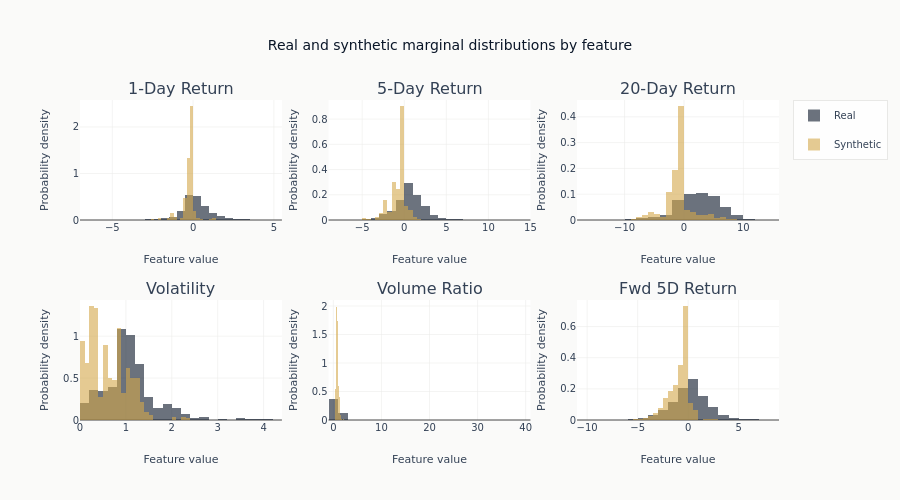

Source (notebook cell):
### Markdown cell above
## 6. Visualize Distributions

### Code cell
# Numerical distributions
fig = make_subplots(
    rows=2,
    cols=3,
    subplot_titles=[
        "1-Day Return",
        "5-Day Return",
        "20-Day Return",
        "Volatility",
        "Volume Ratio",
        "Fwd 5D Return",
    ],
)

plot_cols = ["ret_1d", "ret_5d", "ret_20d", "volatility", "volume_ratio", "fwd_ret_5d"]
positions = [(1, 1), (1, 2), (1, 3), (2, 1), (2, 2), (2, 3)]

for idx, (col, (row, col_num)) in enumerate(zip(plot_cols, positions, strict=False)):
    if col in synthetic_df.columns:
        synth_vals = pd.to_numeric(synthetic_df[col], errors="coerce").dropna()
        showlegend = idx == 0  # only one legend entry per series
        fig.add_trace(
            go.Histogram(
                x=df[col],
                name="Real",
                opacity=0.6,
                marker_color=COLORS["blue"],
                nbinsx=30,
                histnorm="probability density",
                showlegend=showlegend,
                legendgroup="real",
            ),
            row=row,
            col=col_num,
        )
        fig.add_trace(
            go.Histogram(
                x=synth_vals,
                name="Synthetic",
                opacity=0.6,
                marker_color=COLORS["amber"],
                nbinsx=30,
                histnorm="probability density",
                showlegend=showlegend,
                legendgroup="synthetic",
            ),
            row=row,
            col=col_num,
        )

fig.update_yaxes(title_text="Probability density")
fig.update_xaxes(title_text="Feature value")
fig.update_layout(
    title="Real and synthetic marginal distributions by feature",
    height=500,
    showlegend=True,
    barmode="overlay",
    template="ml4t",
)
show_plotly_with_alt(
    fig,
    "Six overlaid histogram panels, one per feature, each showing the real and "
    "synthetic distributions together. In the four return panels the synthetic "
    "distribution is a tall narrow spike at zero against a much wider real "
    "distribution. In the volatility panel the synthetic mass peaks at a lower value "
    "than the real one rather than on top of it, and in the volume ratio panel it is "
    "concentrated in a single narrow spike near the left edge.",
)

### Figure 1 — Plotly figure (JSON) as saved in the notebook; plotly's stock layout.template omitted (floating-point values rounded to 4 significant figures; data arrays with more than 128 entries replaced by an {"elided": "..."} marker saying what was removed)
{"data": [{"histnorm": "probability density", "legendgroup": "real", "marker": {"color": "#0a1628"}, "name": "Real", "nbinsx": 30, "opacity": 0.6, "showlegend": true, "type": "histogram", "x": {"elided": "2000 float values"}, "xaxis": "x", "yaxis": "y"}, {"histnorm": "probability density", "legendgroup": "synthetic", "marker": {"color": "#D4A84B"}, "name": "Synthetic", "nbinsx": 30, "opacity": 0.6, "showlegend": true, "type": "histogram", "x": {"elided": "500 float values"}, "xaxis": "x", "yaxis": "y"}, {"histnorm": "probability density", "legendgroup": "real", "marker": {"color": "#0a1628"}, "name": "Real", "nbinsx": 30, "opacity": 0.6, "showlegend": false, "type": "histogram", "x": {"elided": "2000 float values"}, "xaxis": "x2", "yaxis": "y2"}, {"histnorm": "probability density", "legendgroup": "synthetic", "marker": {"color": "#D4A84B"}, "name": "Synthetic", "nbinsx": 30, "opacity": 0.6, "showlegend": false, "type": "histogram", "x": {"elided": "500 float values"}, "xaxis": "x2", "yaxis": "y2"}, {"histnorm": "probability density", "legendgroup": "real", "marker": {"color": "#0a1628"}, "name": "Real", "nbinsx": 30, "opacity": 0.6, "showlegend": false, "type": "histogram", "x": {"elided": "2000 float values"}, "xaxis": "x3", "yaxis": "y3"}, {"histnorm": "probability density", "legendgroup": "synthetic", "marker": {"color": "#D4A84B"}, "name": "Synthetic", "nbinsx": 30, "opacity": 0.6, "showlegend": false, "type": "histogram", "x": {"elided": "500 float values"}, "xaxis": "x3", "yaxis": "y3"}, {"histnorm": "probability density", "legendgroup": "real", "marker": {"color": "#0a1628"}, "name": "Real", "nbinsx": 30, "opacity": 0.6, "showlegend": false, "type": "histogram", "x": {"elided": "2000 float values"}, "xaxis": "x4", "yaxis": "y4"}, {"histnorm": "probability density", "legendgroup": "synthetic", "marker": {"color": "#D4A84B"}, "name": "Synthetic", "nbinsx": 30, "opacity": 0.6, "showlegend": false, "type": "histogram", "x": {"elided": "500 float values"}, "xaxis": "x4", "yaxis": "y4"}, {"histnorm": "probability density", "legendgroup": "real", "marker": {"color": "#0a1628"}, "name": "Real", "nbinsx": 30, "opacity": 0.6, "showlegend": false, "type": "histogram", "x": {"elided": "2000 float values"}, "xaxis": "x5", "yaxis": "y5"}, {"histnorm": "probability density", "legendgroup": "synthetic", "marker": {"color": "#D4A84B"}, "name": "Synthetic", "nbinsx": 30, "opacity": 0.6, "showlegend": false, "type": "histogram", "x": {"elided": "500 float values"}, "xaxis": "x5", "yaxis": "y5"}, {"histnorm": "probability density", "legendgroup": "real", "marker": {"color": "#0a1628"}, "name": "Real", "nbinsx": 30, "opacity": 0.6, "showlegend": false, "type": "histogram", "x": {"elided": "2000 float values"}, "xaxis": "x6", "yaxis": "y6"}, {"histnorm": "probability density", "legendgroup": "synthetic", "marker": {"color": "#D4A84B"}, "name": "Synthetic", "nbinsx": 30, "opacity": 0.6, "showlegend": false, "type": "histogram", "x": {"elided": "500 float values"}, "xaxis": "x6", "yaxis": "y6"}], "layout": {"annotations": [{"font": {"size": 16}, "showarrow": false, "text": "1-Day Return", "x": 0.1444, "xanchor": "center", "xref": "paper", "y": 1.0, "yanchor": "bottom", "yref": "paper"}, {"font": {"size": 16}, "showarrow": false, "text": "5-Day Return", "x": 0.5, "xanchor": "center", "xref": "paper", "y": 1.0, "yanchor": "bottom", "yref": "paper"}, {"font": {"size": 16}, "showarrow": false, "text": "20-Day Return", "x": 0.8556, "xanchor": "center", "xref": "paper", "y": 1.0, "yanchor": "bottom", "yref": "paper"}, {"font": {"size": 16}, "showarrow": false, "text": "Volatility", "x": 0.1444, "xanchor": "center", "xref": "paper", "y": 0.375, "yanchor": "bottom", "yref": "paper"}, {"font": {"size": 16}, "showarrow": false, "text": "Volume Ratio", "x": 0.5, "xanchor": "center", "xref": "paper", "y": 0.375, "yanchor": "bottom", "yref": "paper"}, {"font": {"size": 16}, "showarrow": false, "text": "Fwd 5D Return", "x": 0.8556, "xanchor": "center", "xref": "paper", "y": 0.375, "yanchor": "bottom", "yref": "paper"}], "barmode": "overlay", "height": 500, "showlegend": true, "title": {"text": "Real and synthetic marginal distributions by feature"}, "xaxis": {"anchor": "y", "domain": [0.0, 0.2889], "title": {"text": "Feature value"}}, "xaxis2": {"anchor": "y2", "domain": [0.3556, 0.6444], "title": {"text": "Feature value"}}, "xaxis3": {"anchor": "y3", "domain": [0.7111, 1.0], "title": {"text": "Feature value"}}, "xaxis4": {"anchor": "y4", "domain": [0.0, 0.2889], "title": {"text": "Feature value"}}, "xaxis5": {"anchor": "y5", "domain": [0.3556, 0.6444], "title": {"text": "Feature value"}}, "xaxis6": {"anchor": "y6", "domain": [0.7111, 1.0], "title": {"text": "Feature value"}}, "yaxis": {"anchor": "x", "domain": [0.625, 1.0], "title": {"text": "Probability density"}}, "yaxis2": {"anchor": "x2", "domain": [0.625, 1.0], "title": {"text": "Probability density"}}, "yaxis3": {"anchor": "x3", "domain": [0.625, 1.0], "title": {"text": "Probability density"}}, "yaxis4": {"anchor": "x4", "domain": [0.0, 0.375], "title": {"text": "Probability density"}}, "yaxis5": {"anchor": "x5", "domain": [0.0, 0.375], "title": {"text": "Probability density"}}, "yaxis6": {"anchor": "x6", "domain": [0.0, 0.375], "title": {"text": "Probability density"}}}}
